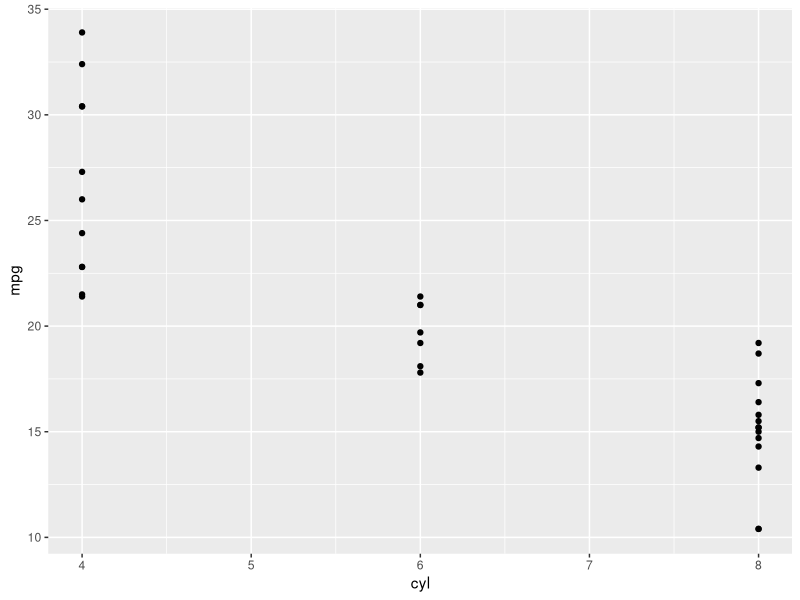
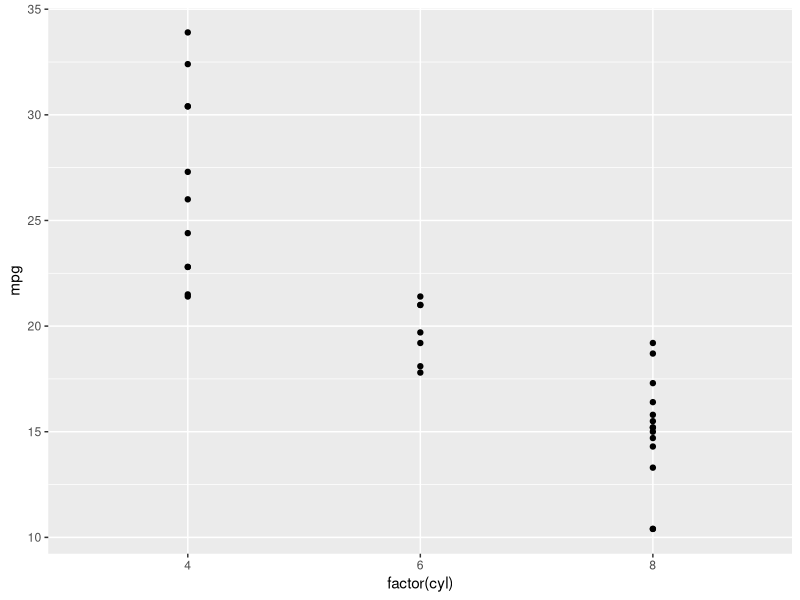

Reproduce these figures in R, in order.
# Introduction to Statistics in R ----

## exponential distribution ----
# probability of time between Poisson events
# examples:
# probability of > 1 day between adoptions
# probability of < 10 minutes between restaurant arrival
# probability of 6-8 months between earthquakes

# Also uses lambda (rate)
# Continuous (time)

# Restart Environment ----
rm(list = ls())

# Load data set ----
mtcars

# Load library ----
library(ggplot2)

# Code 1 ----

# Explore the mtcars data frame with str()
str(mtcars)

# Execute commands
ggplot(mtcars, aes(cyl, mpg)) +   # contains 5 and 7 in cyl
  geom_point()


# Code 2 Revised----
# Change the command below so that cyl is treated as factor
ggplot(mtcars, aes(factor(cyl), mpg)) + # factor(cyl) remove 5 and 7 in cyl
  geom_point()



